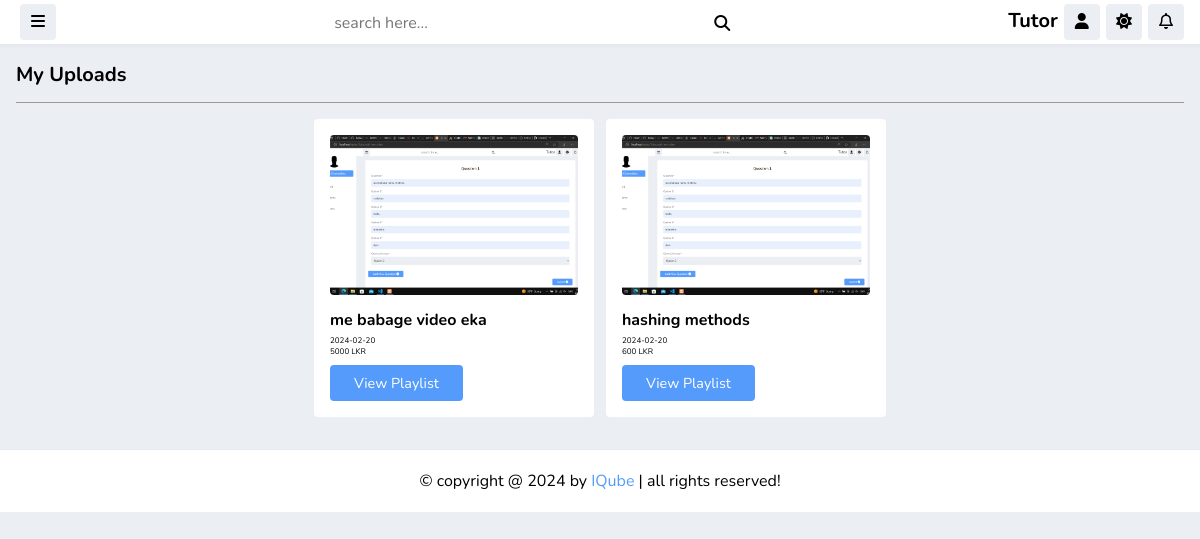
Before: /Tutor/myuploads (signed in) with the older database file.
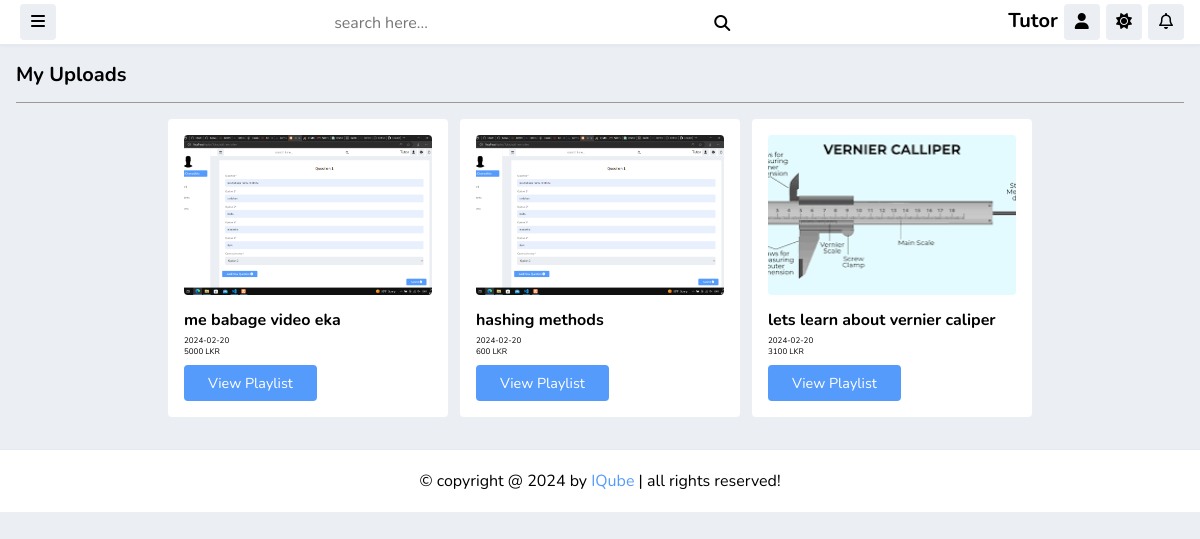
After: the same page with the newer database file.
### tables this page shows
CREATE TABLE `video_content` (
  `video_content_id` varchar(100) NOT NULL,
  `tutor_id` varchar(10) NOT NULL,
  `name` varchar(255) NOT NULL,
  `description` varchar(512) NOT NULL,
  `video` varchar(100) NOT NULL,
  `thumbnail` varchar(100) NOT NULL,
  `price` int(5) NOT NULL,
  `covering_chapters` varchar(255) NOT NULL,
  `active` tinyint(1) NOT NULL DEFAULT 0
);

### app/models/Auth.php (called while the page is built, shortened)
<?php
 class Auth {
    public static function is_logged_in(){
        if(!empty($_SESSION['USER_DATA'])){
            return true;
        }
        return false;
    }
    public static function is_tutor(){
        if($_SESSION['USER_DATA']['role'] == 'tutor' && $_SESSION['USER_DATA']['active'] == 1){
            return true;
        }
        return false;
    }
 }

### app/lib/Core.php (called while the page is built, shortened)
<?php
class core {
    protected $currentMethod = 'index';
   public function __construct()
   {
    $url = $this->getUrl();
    if(isset($url[0])){
    if(file_exists('../app/controllers/' . ucwords($url[0]) . '.php')){
        unset($url[0]);
    }
}
    $this->currentController = new $this->currentController;
    if(isset($url[1])){
        if(method_exists($this->currentController, $url[1])){
            $this->currentMethod = strtolower($url[1]);
            unset($url[1]);
        }
    }
         $this->params = $url ? array_values($url) : [];
            call_user_func_array([$this->currentController, $this->currentMethod], $this->params);
   }
    public function getUrl(){
            $url = $_GET['url']??'Landing';
            $url = filter_var($url,FILTER_SANITIZE_URL);
            $url = explode('/',$url);
            return $url;
    }
}

### app/load.php (called while the page is built, shortened)
<?php
    require_once "models/Auth.php";
     require_once "lib/Database.php";
    require_once "lib/Controller.php";
    require_once "lib/Core.php";
$init = new Core;
?>

### public/index.php (called while the page is built, shortened)
<?php
require_once "../app/load.php";
?>

### app/lib/Database.php (called while the page is built)
<?php
class Database
{
  private function connect()
  {
    $str = DBDRIVER . ":host=" . DB_HOST . ";dbname=" . DB_NAME;
    $conn = new PDO($str, DB_USER, DB_PASS);
    return $conn;
  }
  public function query($query, $data = [], $type = 'object')
  {
    $conn = $this->connect();
    $stm = $conn->prepare($query);
    if ($stm) {
      $check = $stm->execute($data);
      if ($check) {
        if ($type == 'object') {
          $result = $stm->fetchAll(PDO::FETCH_OBJ);
        } else {
          $result = $stm->fetchAll(PDO::FETCH_ASSOC);
        }
        if (is_array($result) && count($result) > 0) {
          return $result;
        } else {
          return false;
        }
      }
    }
  }
}

### app/models/Tutors.php (called while the page is built, shortened)
<?php
class Tutors extends Model
{
    public function get_my_uploads()
    {
        $query = "SELECT video_content_id, name, thumbnail, price FROM video_content WHERE tutor_id = :tutor_id AND active = 1";
        $result_video_content=$this->query($query, ['tutor_id' => $_SESSION['USER_DATA']['tutor_id']]);
        $i=0;
        foreach($result_video_content as $video_content)
        {
            $query = "SELECT date FROM mcq_for_video WHERE video_content_id = :video_content_id";
            $result_date=$this->query($query, ['video_content_id' => $video_content->video_content_id]);
            $result_video_content[$i]->date=$result_date[0]->date;
            $i++;
        }
        return $result_video_content;
    }
}

### app/views/Tutor/myuploads.php (the view, shortened to what this page needs)
<?php $this->view('inc/header',$data) ?>
<section class="courses">
   <h1 class="heading">My Uploads</h1>
   <div class="box-container">
      <?php $courses = $data['courses']; ?>
      <?php foreach ($courses as $course) : ?>
      <div class="box">
         <img src="<?php echo URLROOT; ?>/Tutor/thumbnail/<?php echo $course->thumbnail; ?>" class="thumb" alt="">
         <h3 class="title"><?php echo $course->name; ?></h3>
         <div>
            <span><?php echo $course->date; ?></span>
            <p><?php echo $course->price; ?> LKR</p>
         </div>
         <a href="<?php echo URLROOT; ?>/playlist.php?get_id=<?php echo $course->id; ?>" class="inline-btn">view playlist</a>
      </div>
      <?php endforeach; ?>
   </div>
</section>
<?php $this->view('inc/footer') ?>
</body>
</html>

### app/controllers/Tutor.php (shortened to what this page needs)
<?php
class Tutor extends Controller
{
    public $tutor;
    public function __construct()
    {
        $this->tutor = $this->model('Tutors');
    }
    public function myuploads()
    {
        if (Auth::is_logged_in() && Auth::is_tutor()) {
            $data = [
                'title' => 'Tutor',
                'view' => 'My Uploads',
                'courses' => $this->tutor->get_my_uploads()
            ];
            $this->view('Tutor/Myuploads', $data);
        } else {
            redirect('/Login');
        }
    }
}

### app/lib/Controller.php (shortened to what this page needs)
<?php
class Controller {
    public function view($view, $data = []){
        if(file_exists('../app/views/' . $view . '.php')){
            require_once '../app/views/' . $view . '.php';
        } else {
            die('View does not exist');
        }
    }
}

### app/views/inc/header.php (shortened to what this page needs)
<!DOCTYPE html>
<html lang="en">
<head>
    <?php if (Auth::is_logged_in()) {
        $role = $_SESSION['USER_DATA']['role'];
    } else $role = ""; ?>
    <link rel="stylesheet" href="https://cdnjs.cloudflare.com/ajax/libs/font-awesome/6.2.0/css/all.min.css">
    <link rel="stylesheet" href="<?php echo URLROOT; ?>/assets/css/styles.css">
</head>
<body>
    <?php if (Auth::is_logged_in() && Auth::is_tutor()) { ?>
        <header class="header" style="z-index: 1500;">
            <section class="flex">
                <div class="icons">
                    <div id="menu-btn" class="fas fa-bars"></div>
                </div>
                <form action="search_page.php" method="post" class="search-form">
                    <input type="text" name="search" placeholder="search here..." required maxlength="100">
                    <button type="submit" class="fas fa-search" name="search_btn"></button>
                </form>
                <div class="icons">
                    <a href="dashboard.php" class="logo"><?php echo  ucfirst($role); ?></a>
                    <div id="user-btn" class="fas fa-user"></div>
                    <div id="toggle-btn" class="fas fa-sun"></div>
                    <div id="notification-btn" class="fa-regular fa-bell"></div>
                </div>
            </section>
        </header>
    <?php } ?>

### app/views/inc/footer.php (shortened to what this page needs)
<footer class="footer">
<?php if(Auth::is_logged_in()){?>
   &copy; copyright @ <?= date('Y'); ?> by <span>IQube</span> | all rights reserved!
   <?php }?>
</footer>

### public/assets/css/styles.css (style rules this page uses)
:root { --main-color: #559bfb; --color2: #816bff; --color3: #2c3782; --white: #fff; --color4: #000000; --light-color: #545454; --light-bg: #ebeef2; --border: 1px solid #e5e9f2; }
* { font-family: 'Nunito', sans-serif; margin: 0; padding: 0; box-sizing: border-box; outline: none; border: none; text-decoration: none; }
html { font-size: 50%; overflow-x: hidden; }
body { background-color: var(--light-bg); padding-left: 30rem; }
section { padding: 2rem; max-width: 1200px; margin: 0 auto; }
.btn, .option-btn, .delete-btn, .inline-btn, .inline-option-btn, .inline-delete-btn { border-radius: .5rem; padding: 1rem 3rem; font-size: 1.8rem; color: #fff; margin-top: 1rem; text-transform: capitalize; cursor: pointer; text-align: center; }
.inline-btn, .inline-option-btn, .inline-delete-btn { display: inline-block; }
.btn, .inline-btn { background-color: var(--main-color); }
.heading { padding-bottom: 1.8rem; border-bottom: 1px solid rgb(157, 153, 153); font-size: 2.5rem; color: var(--color4); text-transform: capitalize; margin-bottom: 2rem; }
.header { background-color: var(--white); border-bottom: var(--border); position: sticky; top: 0; left: 0; right: 0; z-index: 1000; box-shadow: 0 1px 3px 0 rgba(54,74,99,.05); }
.header .flex { padding: 0.5rem 2rem; position: relative; display: flex; align-items: center; justify-content: space-between; }
.header .flex .logo { font-size: 2.5rem; color: var(--color4); font-weight: bolder; }
.header .flex .search-form { width: 50rem; border-color: #000000; display: flex; align-items: center; gap: 2rem; padding: 2px; margin-top: 2px; }
.header .flex .search-form input { width: 100%; background: none; font-size: 2rem; color: var(--color4); }
.header .flex .search-form button { font-size: 2rem; color: var(--color4); cursor: pointer; background: none; }
.header .flex .icons div { font-size: 2rem; color: var(--color4); border-radius: .5rem; height: 4.5rem; cursor: pointer; width: 4.5rem; line-height: 4.4rem; background-color: var(--light-bg); text-align: center; margin-left: .5rem; }
.footer { bottom: 0; right: 0; left: 0; background-color: var(--white); border-top: var(--border); padding: 2.5rem 2rem; text-align: center; color: var(--color4); font-size: 2rem; margin-top: 2rem; z-index: 1000; }
.footer span { color: var(--main-color); }
@media (max-width:1200px) { body { padding-left: 0; } }
.courses .box-container { display: grid; grid-template-columns: repeat(auto-fit, 35rem); gap: 1.5rem; align-items: flex-start; justify-content: center; }
.courses .box-container .box { border-radius: .5rem; background-color: var(--white); padding: 2rem; }
.courses .box-container .box .thumb { width: 100%; border-radius: .5rem; height: 20rem; object-fit: cover; margin-bottom: .3rem; }
.courses .box-container .box .title { font-size: 2rem; color: var(--black); margin-top: .5rem; padding: .5rem 0; }

Changed rows visible on the page:
added video_content: thumbnail (picture), name "lets learn about vernier caliper", date "2024-02-20", price "3100"
